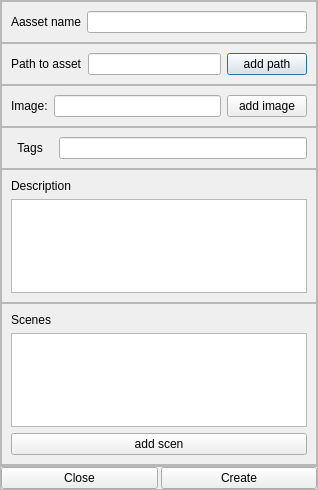
<?xml version="1.0" encoding="UTF-8"?>
<ui version="4.0">
 <class>AssetCreationDialog</class>
 <widget class="QDialog" name="AssetCreationDialog">
  <property name="geometry">
   <rect>
    <x>0</x>
    <y>0</y>
    <width>318</width>
    <height>490</height>
   </rect>
  </property>
  <property name="windowTitle">
   <string>Dialog</string>
  </property>
  <layout class="QVBoxLayout" name="verticalLayout">
   <property name="spacing">
    <number>0</number>
   </property>
   <property name="leftMargin">
    <number>0</number>
   </property>
   <property name="topMargin">
    <number>0</number>
   </property>
   <property name="rightMargin">
    <number>0</number>
   </property>
   <property name="bottomMargin">
    <number>0</number>
   </property>
   <item>
    <widget class="QFrame" name="Base_frame">
     <property name="frameShape">
      <enum>QFrame::StyledPanel</enum>
     </property>
     <property name="frameShadow">
      <enum>QFrame::Raised</enum>
     </property>
     <layout class="QVBoxLayout" name="verticalLayout_5">
      <property name="spacing">
       <number>0</number>
      </property>
      <property name="leftMargin">
       <number>0</number>
      </property>
      <property name="topMargin">
       <number>0</number>
      </property>
      <property name="rightMargin">
       <number>0</number>
      </property>
      <property name="bottomMargin">
       <number>0</number>
      </property>
      <item>
       <widget class="QFrame" name="name_frame">
        <property name="frameShape">
         <enum>QFrame::StyledPanel</enum>
        </property>
        <property name="frameShadow">
         <enum>QFrame::Raised</enum>
        </property>
        <layout class="QFormLayout" name="formLayout">
         <item row="0" column="0">
          <widget class="QLabel" name="name_label">
           <property name="text">
            <string>Aasset name</string>
           </property>
          </widget>
         </item>
         <item row="0" column="1">
          <widget class="QLineEdit" name="name_lineEdit"/>
         </item>
        </layout>
       </widget>
      </item>
      <item>
       <widget class="QFrame" name="path_frame">
        <property name="frameShape">
         <enum>QFrame::StyledPanel</enum>
        </property>
        <property name="frameShadow">
         <enum>QFrame::Raised</enum>
        </property>
        <layout class="QHBoxLayout" name="horizontalLayout_2">
         <item>
          <widget class="QLabel" name="path_label">
           <property name="text">
            <string>Path to asset</string>
           </property>
          </widget>
         </item>
         <item>
          <widget class="QLineEdit" name="path_lineEdit"/>
         </item>
         <item>
          <widget class="QPushButton" name="path_Button">
           <property name="text">
            <string>add path</string>
           </property>
          </widget>
         </item>
        </layout>
       </widget>
      </item>
      <item>
       <widget class="QFrame" name="images_frame">
        <property name="frameShape">
         <enum>QFrame::StyledPanel</enum>
        </property>
        <property name="frameShadow">
         <enum>QFrame::Raised</enum>
        </property>
        <layout class="QHBoxLayout" name="horizontalLayout_4">
         <item>
          <widget class="QLabel" name="image_label">
           <property name="text">
            <string>Image:</string>
           </property>
          </widget>
         </item>
         <item>
          <widget class="QLineEdit" name="image_lineEdit"/>
         </item>
         <item>
          <widget class="QPushButton" name="image_Button">
           <property name="text">
            <string>add image</string>
           </property>
          </widget>
         </item>
        </layout>
       </widget>
      </item>
      <item>
       <widget class="QFrame" name="tag_frame">
        <property name="frameShape">
         <enum>QFrame::StyledPanel</enum>
        </property>
        <property name="frameShadow">
         <enum>QFrame::Raised</enum>
        </property>
        <layout class="QHBoxLayout" name="horizontalLayout_3">
         <item>
          <widget class="QLabel" name="tag_label">
           <property name="text">
            <string>  Tags   </string>
           </property>
          </widget>
         </item>
         <item>
          <widget class="QLineEdit" name="tag_lineEdit"/>
         </item>
        </layout>
       </widget>
      </item>
      <item>
       <widget class="QFrame" name="description_frame">
        <property name="frameShape">
         <enum>QFrame::StyledPanel</enum>
        </property>
        <property name="frameShadow">
         <enum>QFrame::Raised</enum>
        </property>
        <layout class="QVBoxLayout" name="verticalLayout_3">
         <item>
          <widget class="QLabel" name="description_label">
           <property name="text">
            <string>Description</string>
           </property>
          </widget>
         </item>
         <item>
          <widget class="QTextEdit" name="description_textEdit"/>
         </item>
        </layout>
       </widget>
      </item>
      <item>
       <widget class="QFrame" name="scens_frame">
        <property name="frameShape">
         <enum>QFrame::StyledPanel</enum>
        </property>
        <property name="frameShadow">
         <enum>QFrame::Raised</enum>
        </property>
        <layout class="QVBoxLayout" name="verticalLayout_4">
         <item>
          <widget class="QLabel" name="scens_label">
           <property name="text">
            <string>Scenes</string>
           </property>
          </widget>
         </item>
         <item>
          <widget class="QTextEdit" name="scens_textEdit"/>
         </item>
         <item>
          <widget class="QPushButton" name="scens_Button">
           <property name="text">
            <string>add scen</string>
           </property>
          </widget>
         </item>
        </layout>
       </widget>
      </item>
     </layout>
    </widget>
   </item>
   <item>
    <widget class="QFrame" name="but_frame">
     <property name="maximumSize">
      <size>
       <width>16777215</width>
       <height>30</height>
      </size>
     </property>
     <property name="frameShape">
      <enum>QFrame::StyledPanel</enum>
     </property>
     <property name="frameShadow">
      <enum>QFrame::Raised</enum>
     </property>
     <layout class="QHBoxLayout" name="horizontalLayout">
      <property name="spacing">
       <number>3</number>
      </property>
      <property name="leftMargin">
       <number>0</number>
      </property>
      <property name="topMargin">
       <number>0</number>
      </property>
      <property name="rightMargin">
       <number>0</number>
      </property>
      <property name="bottomMargin">
       <number>0</number>
      </property>
      <item>
       <widget class="QPushButton" name="close_Button">
        <property name="text">
         <string>Close</string>
        </property>
       </widget>
      </item>
      <item>
       <widget class="QPushButton" name="create_Button">
        <property name="text">
         <string>Create</string>
        </property>
       </widget>
      </item>
     </layout>
    </widget>
   </item>
  </layout>
 </widget>
 <resources/>
 <connections/>
</ui>
